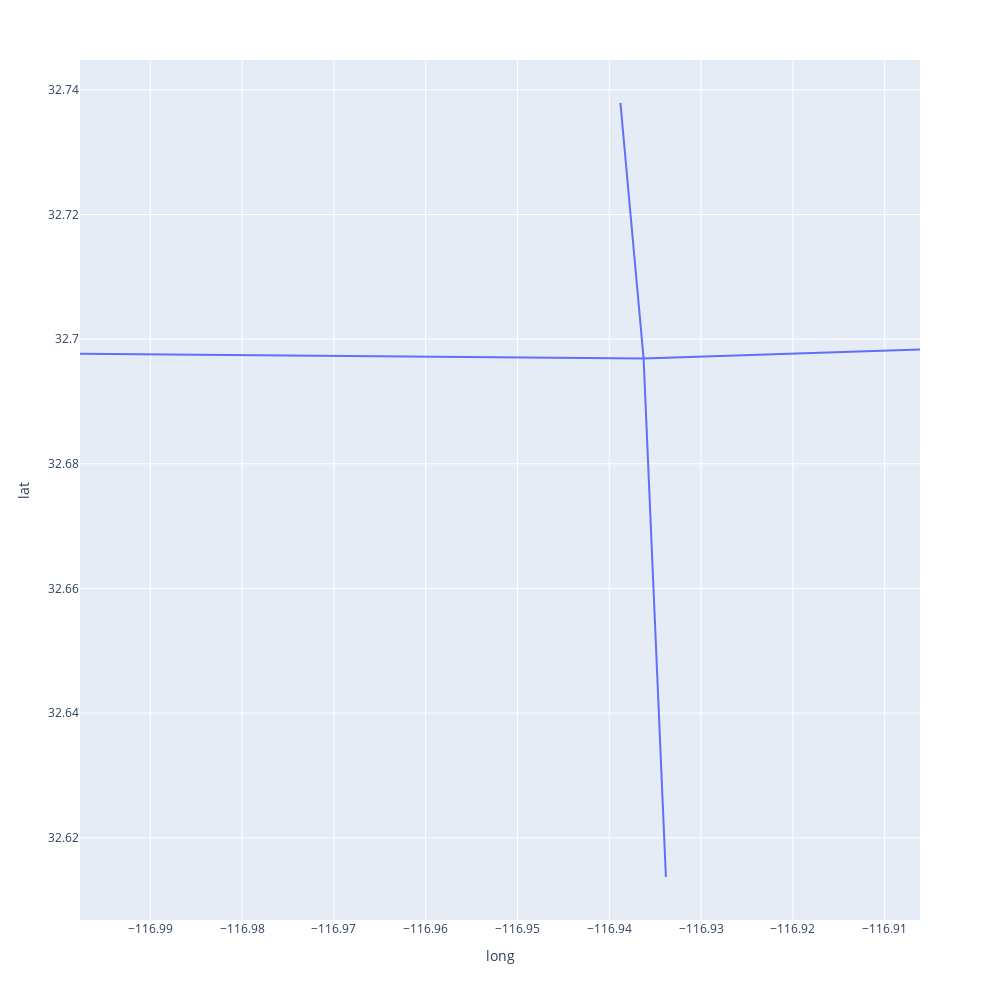

Notebook code for this chart:
### Code cell
fig = px.line(df_plot,
                 x="long", 
                 y="lat", 
                width=1000, height=1000)


#fig.add_trace(go.line(x=x2, y=y2,
#                    mode='lines',
#                    name='right fov 1',
#                     textfont=dict(size=24),
#                        marker = {'color' : 'lightcoral'}))
fig.show()

### Figure 1 — Plotly figure (JSON) as saved in the notebook; plotly's stock layout.template omitted (floating-point values rounded to 4 significant figures)
{"data": [{"hovertemplate": "long=%{x}<br>lat=%{y}<extra></extra>", "legendgroup": "", "line": {"color": "#636efa", "dash": "solid"}, "marker": {"symbol": "circle"}, "mode": "lines", "name": "", "orientation": "v", "showlegend": false, "type": "scatter", "x": [-116.9, -116.9, -116.9, -116.9, -116.9, -116.9, -117.0, -116.9], "xaxis": "x", "y": [32.74, 32.7, 32.7, 32.7, 32.61, 32.7, 32.7, 32.7], "yaxis": "y"}], "layout": {"height": 1000, "legend": {"tracegroupgap": 0}, "margin": {"t": 60}, "width": 1000, "xaxis": {"anchor": "y", "domain": [0, 1], "title": {"text": "long"}}, "yaxis": {"anchor": "x", "domain": [0, 1], "title": {"text": "lat"}}}}
